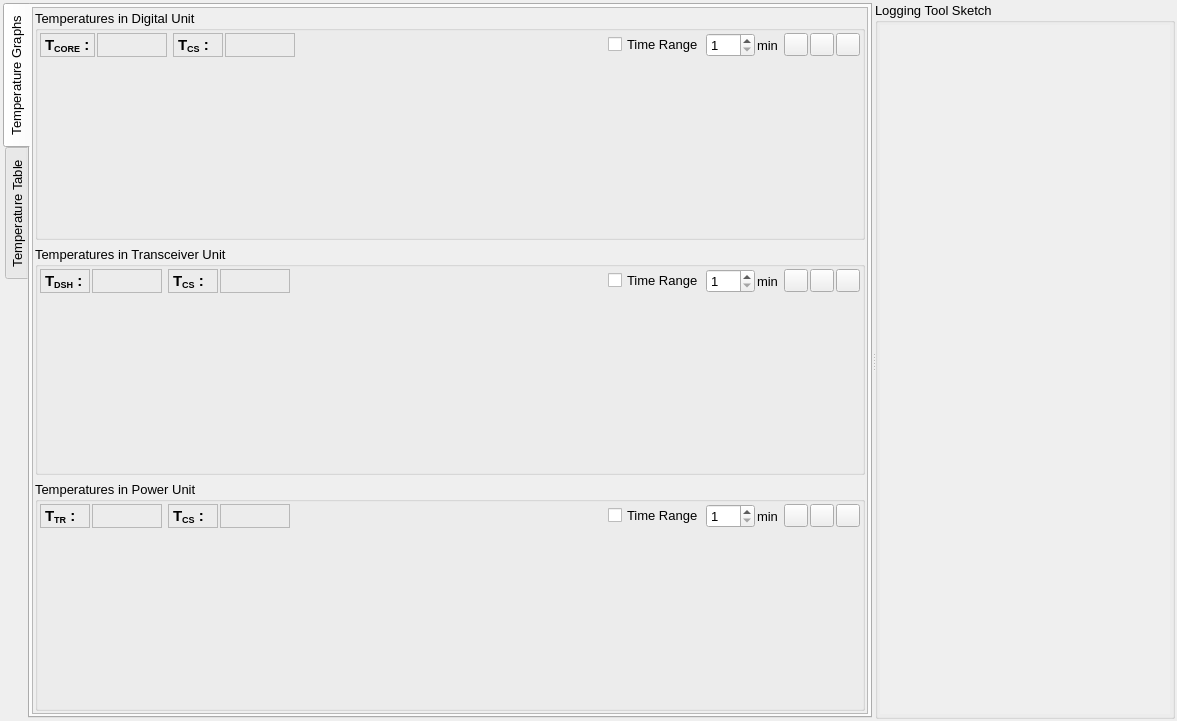
<?xml version="1.0" encoding="UTF-8"?>
<ui version="4.0">
 <class>MonitoringWidget</class>
 <widget class="QWidget" name="MonitoringWidget">
  <property name="geometry">
   <rect>
    <x>0</x>
    <y>0</y>
    <width>1177</width>
    <height>721</height>
   </rect>
  </property>
  <property name="windowTitle">
   <string>Form</string>
  </property>
  <layout class="QGridLayout" name="gridLayout_9">
   <property name="leftMargin">
    <number>2</number>
   </property>
   <property name="topMargin">
    <number>2</number>
   </property>
   <property name="rightMargin">
    <number>2</number>
   </property>
   <property name="bottomMargin">
    <number>2</number>
   </property>
   <property name="verticalSpacing">
    <number>2</number>
   </property>
   <item row="0" column="0">
    <widget class="QSplitter" name="splitter">
     <property name="frameShape">
      <enum>QFrame::NoFrame</enum>
     </property>
     <property name="orientation">
      <enum>Qt::Horizontal</enum>
     </property>
     <property name="handleWidth">
      <number>2</number>
     </property>
     <widget class="QFrame" name="frame_2">
      <property name="sizePolicy">
       <sizepolicy hsizetype="Preferred" vsizetype="Preferred">
        <horstretch>0</horstretch>
        <verstretch>0</verstretch>
       </sizepolicy>
      </property>
      <property name="frameShape">
       <enum>QFrame::NoFrame</enum>
      </property>
      <property name="frameShadow">
       <enum>QFrame::Raised</enum>
      </property>
      <layout class="QGridLayout" name="gridLayout">
       <property name="leftMargin">
        <number>1</number>
       </property>
       <property name="topMargin">
        <number>1</number>
       </property>
       <property name="rightMargin">
        <number>1</number>
       </property>
       <property name="bottomMargin">
        <number>1</number>
       </property>
       <property name="verticalSpacing">
        <number>2</number>
       </property>
       <item row="1" column="1">
        <widget class="QTabWidget" name="tabWidget">
         <property name="font">
          <font>
           <pointsize>10</pointsize>
          </font>
         </property>
         <property name="tabPosition">
          <enum>QTabWidget::West</enum>
         </property>
         <property name="currentIndex">
          <number>0</number>
         </property>
         <widget class="QWidget" name="tabTempPlots">
          <property name="font">
           <font>
            <pointsize>8</pointsize>
           </font>
          </property>
          <attribute name="title">
           <string>Temperature Graphs</string>
          </attribute>
          <layout class="QGridLayout" name="gridLayout_10">
           <property name="leftMargin">
            <number>2</number>
           </property>
           <property name="topMargin">
            <number>2</number>
           </property>
           <property name="rightMargin">
            <number>2</number>
           </property>
           <property name="bottomMargin">
            <number>2</number>
           </property>
           <property name="verticalSpacing">
            <number>2</number>
           </property>
           <item row="0" column="0">
            <widget class="QScrollArea" name="scrollArea_2">
             <property name="frameShape">
              <enum>QFrame::StyledPanel</enum>
             </property>
             <property name="frameShadow">
              <enum>QFrame::Plain</enum>
             </property>
             <property name="widgetResizable">
              <bool>true</bool>
             </property>
             <widget class="QWidget" name="scrollAreaWidgetContents_2">
              <property name="geometry">
               <rect>
                <x>0</x>
                <y>0</y>
                <width>743</width>
                <height>703</height>
               </rect>
              </property>
              <layout class="QGridLayout" name="gridLayout_11">
               <property name="leftMargin">
                <number>2</number>
               </property>
               <property name="topMargin">
                <number>2</number>
               </property>
               <property name="rightMargin">
                <number>2</number>
               </property>
               <property name="bottomMargin">
                <number>2</number>
               </property>
               <item row="0" column="0">
                <widget class="QGroupBox" name="gboxTempDU">
                 <property name="sizePolicy">
                  <sizepolicy hsizetype="Preferred" vsizetype="Expanding">
                   <horstretch>0</horstretch>
                   <verstretch>0</verstretch>
                  </sizepolicy>
                 </property>
                 <property name="maximumSize">
                  <size>
                   <width>16777215</width>
                   <height>16777215</height>
                  </size>
                 </property>
                 <property name="font">
                  <font>
                   <pointsize>10</pointsize>
                  </font>
                 </property>
                 <property name="title">
                  <string>Temperatures in Digital Unit</string>
                 </property>
                 <layout class="QGridLayout" name="gridLayout_2">
                  <property name="leftMargin">
                   <number>2</number>
                  </property>
                  <property name="topMargin">
                   <number>2</number>
                  </property>
                  <property name="rightMargin">
                   <number>2</number>
                  </property>
                  <property name="bottomMargin">
                   <number>2</number>
                  </property>
                  <property name="verticalSpacing">
                   <number>2</number>
                  </property>
                  <item row="0" column="0">
                   <layout class="QHBoxLayout" name="horizontalLayout_2">
                    <property name="spacing">
                     <number>2</number>
                    </property>
                    <item>
                     <widget class="QLabel" name="lblDUT1">
                      <property name="minimumSize">
                       <size>
                        <width>50</width>
                        <height>0</height>
                       </size>
                      </property>
                      <property name="font">
                       <font>
                        <pointsize>11</pointsize>
                        <weight>75</weight>
                        <bold>true</bold>
                       </font>
                      </property>
                      <property name="frameShape">
                       <enum>QFrame::StyledPanel</enum>
                      </property>
                      <property name="text">
                       <string>T&lt;sub&gt;CORE&lt;/sub&gt; :</string>
                      </property>
                     </widget>
                    </item>
                    <item>
                     <widget class="QLabel" name="lbl_DUT1">
                      <property name="minimumSize">
                       <size>
                        <width>70</width>
                        <height>0</height>
                       </size>
                      </property>
                      <property name="maximumSize">
                       <size>
                        <width>100</width>
                        <height>16777215</height>
                       </size>
                      </property>
                      <property name="font">
                       <font>
                        <pointsize>11</pointsize>
                       </font>
                      </property>
                      <property name="frameShape">
                       <enum>QFrame::StyledPanel</enum>
                      </property>
                      <property name="text">
                       <string/>
                      </property>
                      <property name="alignment">
                       <set>Qt::AlignRight|Qt::AlignTrailing|Qt::AlignVCenter</set>
                      </property>
                     </widget>
                    </item>
                   </layout>
                  </item>
                  <item row="0" column="1">
                   <layout class="QHBoxLayout" name="horizontalLayout_3">
                    <property name="spacing">
                     <number>2</number>
                    </property>
                    <item>
                     <widget class="QLabel" name="lblDUT2">
                      <property name="minimumSize">
                       <size>
                        <width>50</width>
                        <height>0</height>
                       </size>
                      </property>
                      <property name="font">
                       <font>
                        <pointsize>11</pointsize>
                        <weight>75</weight>
                        <bold>true</bold>
                       </font>
                      </property>
                      <property name="frameShape">
                       <enum>QFrame::StyledPanel</enum>
                      </property>
                      <property name="text">
                       <string>T&lt;sub&gt;CS&lt;/sub&gt; :</string>
                      </property>
                     </widget>
                    </item>
                    <item>
                     <widget class="QLabel" name="lbl_DUT2">
                      <property name="minimumSize">
                       <size>
                        <width>70</width>
                        <height>0</height>
                       </size>
                      </property>
                      <property name="maximumSize">
                       <size>
                        <width>100</width>
                        <height>16777215</height>
                       </size>
                      </property>
                      <property name="font">
                       <font>
                        <pointsize>11</pointsize>
                       </font>
                      </property>
                      <property name="frameShape">
                       <enum>QFrame::StyledPanel</enum>
                      </property>
                      <property name="text">
                       <string/>
                      </property>
                      <property name="alignment">
                       <set>Qt::AlignRight|Qt::AlignTrailing|Qt::AlignVCenter</set>
                      </property>
                     </widget>
                    </item>
                   </layout>
                  </item>
                  <item row="0" column="2">
                   <layout class="QHBoxLayout" name="horizontalLayout_10">
                    <property name="spacing">
                     <number>2</number>
                    </property>
                    <item>
                     <spacer name="horizontalSpacer">
                      <property name="orientation">
                       <enum>Qt::Horizontal</enum>
                      </property>
                      <property name="sizeHint" stdset="0">
                       <size>
                        <width>40</width>
                        <height>20</height>
                       </size>
                      </property>
                     </spacer>
                    </item>
                    <item>
                     <widget class="QCheckBox" name="chboxTimeDU">
                      <property name="text">
                       <string>Time Range</string>
                      </property>
                     </widget>
                    </item>
                    <item>
                     <widget class="QSpinBox" name="sbxTimeDU">
                      <property name="minimum">
                       <number>1</number>
                      </property>
                      <property name="maximum">
                       <number>999</number>
                      </property>
                     </widget>
                    </item>
                    <item>
                     <widget class="QLabel" name="lblDUminuts">
                      <property name="text">
                       <string>min</string>
                      </property>
                     </widget>
                    </item>
                   </layout>
                  </item>
                  <item row="0" column="3">
                   <layout class="QHBoxLayout" name="horizontalLayout">
                    <property name="spacing">
                     <number>2</number>
                    </property>
                    <item>
                     <widget class="QToolButton" name="tbtZoomDU">
                      <property name="toolTip">
                       <string>Default Scale</string>
                      </property>
                      <property name="text">
                       <string/>
                      </property>
                     </widget>
                    </item>
                    <item>
                     <widget class="QToolButton" name="tbtZoomInDU">
                      <property name="toolTip">
                       <string>Zoom In</string>
                      </property>
                      <property name="text">
                       <string/>
                      </property>
                      <property name="iconSize">
                       <size>
                        <width>16</width>
                        <height>16</height>
                       </size>
                      </property>
                     </widget>
                    </item>
                    <item>
                     <widget class="QToolButton" name="tbtZoomOutDU">
                      <property name="toolTip">
                       <string>Zoom Out</string>
                      </property>
                      <property name="text">
                       <string/>
                      </property>
                     </widget>
                    </item>
                   </layout>
                  </item>
                  <item row="1" column="0" colspan="4">
                   <widget class="QwtPlot" name="qwtPlotDUT">
                    <property name="sizePolicy">
                     <sizepolicy hsizetype="Preferred" vsizetype="Ignored">
                      <horstretch>0</horstretch>
                      <verstretch>0</verstretch>
                     </sizepolicy>
                    </property>
                    <property name="minimumSize">
                     <size>
                      <width>0</width>
                      <height>0</height>
                     </size>
                    </property>
                    <property name="font">
                     <font>
                      <pointsize>10</pointsize>
                     </font>
                    </property>
                   </widget>
                  </item>
                 </layout>
                </widget>
               </item>
               <item row="1" column="0">
                <widget class="QGroupBox" name="gboxTempTU">
                 <property name="sizePolicy">
                  <sizepolicy hsizetype="Preferred" vsizetype="Expanding">
                   <horstretch>0</horstretch>
                   <verstretch>0</verstretch>
                  </sizepolicy>
                 </property>
                 <property name="maximumSize">
                  <size>
                   <width>16777215</width>
                   <height>16777215</height>
                  </size>
                 </property>
                 <property name="font">
                  <font>
                   <pointsize>10</pointsize>
                  </font>
                 </property>
                 <property name="title">
                  <string>Temperatures in Transceiver Unit</string>
                 </property>
                 <layout class="QGridLayout" name="gridLayout_3">
                  <property name="leftMargin">
                   <number>2</number>
                  </property>
                  <property name="topMargin">
                   <number>2</number>
                  </property>
                  <property name="rightMargin">
                   <number>2</number>
                  </property>
                  <property name="bottomMargin">
                   <number>2</number>
                  </property>
                  <property name="horizontalSpacing">
                   <number>6</number>
                  </property>
                  <property name="verticalSpacing">
                   <number>2</number>
                  </property>
                  <item row="0" column="0">
                   <layout class="QHBoxLayout" name="horizontalLayout_5">
                    <property name="spacing">
                     <number>2</number>
                    </property>
                    <item>
                     <widget class="QLabel" name="lblTUT1">
                      <property name="minimumSize">
                       <size>
                        <width>50</width>
                        <height>0</height>
                       </size>
                      </property>
                      <property name="font">
                       <font>
                        <pointsize>11</pointsize>
                        <weight>75</weight>
                        <bold>true</bold>
                       </font>
                      </property>
                      <property name="frameShape">
                       <enum>QFrame::StyledPanel</enum>
                      </property>
                      <property name="text">
                       <string>T&lt;sub&gt;DSH&lt;/sub&gt; :</string>
                      </property>
                     </widget>
                    </item>
                    <item>
                     <widget class="QLabel" name="lbl_TUT1">
                      <property name="minimumSize">
                       <size>
                        <width>70</width>
                        <height>0</height>
                       </size>
                      </property>
                      <property name="maximumSize">
                       <size>
                        <width>100</width>
                        <height>16777215</height>
                       </size>
                      </property>
                      <property name="font">
                       <font>
                        <pointsize>11</pointsize>
                       </font>
                      </property>
                      <property name="frameShape">
                       <enum>QFrame::StyledPanel</enum>
                      </property>
                      <property name="text">
                       <string/>
                      </property>
                      <property name="alignment">
                       <set>Qt::AlignRight|Qt::AlignTrailing|Qt::AlignVCenter</set>
                      </property>
                     </widget>
                    </item>
                   </layout>
                  </item>
                  <item row="0" column="1">
                   <layout class="QHBoxLayout" name="horizontalLayout_4">
                    <property name="spacing">
                     <number>2</number>
                    </property>
                    <item>
                     <widget class="QLabel" name="lblTUT2">
                      <property name="minimumSize">
                       <size>
                        <width>50</width>
                        <height>0</height>
                       </size>
                      </property>
                      <property name="font">
                       <font>
                        <pointsize>11</pointsize>
                        <weight>75</weight>
                        <bold>true</bold>
                       </font>
                      </property>
                      <property name="frameShape">
                       <enum>QFrame::StyledPanel</enum>
                      </property>
                      <property name="text">
                       <string>T&lt;sub&gt;CS&lt;/sub&gt; :</string>
                      </property>
                     </widget>
                    </item>
                    <item>
                     <widget class="QLabel" name="lbl_TUT2">
                      <property name="minimumSize">
                       <size>
                        <width>70</width>
                        <height>0</height>
                       </size>
                      </property>
                      <property name="maximumSize">
                       <size>
                        <width>100</width>
                        <height>16777215</height>
                       </size>
                      </property>
                      <property name="font">
                       <font>
                        <pointsize>11</pointsize>
                       </font>
                      </property>
                      <property name="frameShape">
                       <enum>QFrame::StyledPanel</enum>
                      </property>
                      <property name="text">
                       <string/>
                      </property>
                      <property name="alignment">
                       <set>Qt::AlignRight|Qt::AlignTrailing|Qt::AlignVCenter</set>
                      </property>
                     </widget>
                    </item>
                   </layout>
                  </item>
                  <item row="0" column="2">
                   <layout class="QHBoxLayout" name="horizontalLayout_11">
                    <property name="spacing">
                     <number>2</number>
                    </property>
                    <item>
                     <spacer name="horizontalSpacer_2">
                      <property name="orientation">
                       <enum>Qt::Horizontal</enum>
                      </property>
                      <property name="sizeHint" stdset="0">
                       <size>
                        <width>40</width>
                        <height>20</height>
                       </size>
                      </property>
                     </spacer>
                    </item>
                    <item>
                     <widget class="QCheckBox" name="chboxTimeTU">
                      <property name="text">
                       <string>Time Range</string>
                      </property>
                     </widget>
                    </item>
                    <item>
                     <widget class="QSpinBox" name="sbxTimeTU">
                      <property name="minimum">
                       <number>1</number>
                      </property>
                      <property name="maximum">
                       <number>999</number>
                      </property>
                     </widget>
                    </item>
                    <item>
                     <widget class="QLabel" name="lblTUminuts">
                      <property name="text">
                       <string>min</string>
                      </property>
                     </widget>
                    </item>
                   </layout>
                  </item>
                  <item row="0" column="3">
                   <layout class="QHBoxLayout" name="horizontalLayout_6">
                    <property name="spacing">
                     <number>2</number>
                    </property>
                    <item>
                     <widget class="QToolButton" name="tbtZoomTU">
                      <property name="toolTip">
                       <string>Default Scale</string>
                      </property>
                      <property name="text">
                       <string/>
                      </property>
                     </widget>
                    </item>
                    <item>
                     <widget class="QToolButton" name="tbtZoomInTU">
                      <property name="toolTip">
                       <string>Zoom In</string>
                      </property>
                      <property name="text">
                       <string/>
                      </property>
                     </widget>
                    </item>
                    <item>
                     <widget class="QToolButton" name="tbtZoomOutTU">
                      <property name="toolTip">
                       <string>Zoom Out</string>
                      </property>
                      <property name="text">
                       <string/>
                      </property>
                     </widget>
                    </item>
                   </layout>
                  </item>
                  <item row="1" column="0" colspan="4">
                   <widget class="QwtPlot" name="qwtPlotTUT">
                    <property name="sizePolicy">
                     <sizepolicy hsizetype="Preferred" vsizetype="Ignored">
                      <horstretch>0</horstretch>
                      <verstretch>0</verstretch>
                     </sizepolicy>
                    </property>
                    <property name="minimumSize">
                     <size>
                      <width>0</width>
                      <height>0</height>
                     </size>
                    </property>
                   </widget>
                  </item>
                 </layout>
                </widget>
               </item>
               <item row="2" column="0">
                <widget class="QGroupBox" name="gboxTempPU">
                 <property name="sizePolicy">
                  <sizepolicy hsizetype="Preferred" vsizetype="Expanding">
                   <horstretch>0</horstretch>
                   <verstretch>0</verstretch>
                  </sizepolicy>
                 </property>
                 <property name="maximumSize">
                  <size>
                   <width>16777215</width>
                   <height>16777215</height>
                  </size>
                 </property>
                 <property name="font">
                  <font>
                   <pointsize>10</pointsize>
                  </font>
                 </property>
                 <property name="title">
                  <string>Temperatures in Power Unit</string>
                 </property>
                 <layout class="QGridLayout" name="gridLayout_4">
                  <property name="leftMargin">
                   <number>2</number>
                  </property>
                  <property name="topMargin">
                   <number>2</number>
                  </property>
                  <property name="rightMargin">
                   <number>2</number>
                  </property>
                  <property name="bottomMargin">
                   <number>2</number>
                  </property>
                  <property name="verticalSpacing">
                   <number>2</number>
                  </property>
                  <item row="0" column="0">
                   <layout class="QHBoxLayout" name="horizontalLayout_8">
                    <property name="spacing">
                     <number>2</number>
                    </property>
                    <item>
                     <widget class="QLabel" name="lblPUT1">
                      <property name="minimumSize">
                       <size>
                        <width>50</width>
                        <height>0</height>
                       </size>
                      </property>
                      <property name="font">
                       <font>
                        <pointsize>11</pointsize>
                        <weight>75</weight>
                        <bold>true</bold>
                       </font>
                      </property>
                      <property name="frameShape">
                       <enum>QFrame::StyledPanel</enum>
                      </property>
                      <property name="text">
                       <string>T&lt;sub&gt;TR&lt;/sub&gt; :</string>
                      </property>
                     </widget>
                    </item>
                    <item>
                     <widget class="QLabel" name="lbl_PUT1">
                      <property name="minimumSize">
                       <size>
                        <width>70</width>
                        <height>0</height>
                       </size>
                      </property>
                      <property name="maximumSize">
                       <size>
                        <width>100</width>
                        <height>16777215</height>
                       </size>
                      </property>
                      <property name="font">
                       <font>
                        <pointsize>11</pointsize>
                       </font>
                      </property>
                      <property name="frameShape">
                       <enum>QFrame::StyledPanel</enum>
                      </property>
                      <property name="text">
                       <string/>
                      </property>
                      <property name="alignment">
                       <set>Qt::AlignRight|Qt::AlignTrailing|Qt::AlignVCenter</set>
                      </property>
                     </widget>
                    </item>
                   </layout>
                  </item>
                  <item row="0" column="1">
                   <layout class="QHBoxLayout" name="horizontalLayout_7">
                    <property name="spacing">
                     <number>2</number>
                    </property>
                    <item>
                     <widget class="QLabel" name="lblPUT2">
                      <property name="minimumSize">
                       <size>
                        <width>50</width>
                        <height>0</height>
                       </size>
                      </property>
                      <property name="font">
                       <font>
                        <pointsize>11</pointsize>
                        <weight>75</weight>
                        <bold>true</bold>
                       </font>
                      </property>
                      <property name="frameShape">
                       <enum>QFrame::StyledPanel</enum>
                      </property>
                      <property name="text">
                       <string>T&lt;sub&gt;CS&lt;/sub&gt; :</string>
                      </property>
                     </widget>
                    </item>
                    <item>
                     <widget class="QLabel" name="lbl_PUT2">
                      <property name="minimumSize">
                       <size>
                        <width>70</width>
                        <height>0</height>
                       </size>
                      </property>
                      <property name="maximumSize">
                       <size>
                        <width>100</width>
                        <height>16777215</height>
                       </size>
                      </property>
                      <property name="font">
                       <font>
                        <pointsize>11</pointsize>
                       </font>
                      </property>
                      <property name="frameShape">
                       <enum>QFrame::StyledPanel</enum>
                      </property>
                      <property name="text">
                       <string/>
                      </property>
                      <property name="alignment">
                       <set>Qt::AlignRight|Qt::AlignTrailing|Qt::AlignVCenter</set>
                      </property>
                     </widget>
                    </item>
                   </layout>
                  </item>
                  <item row="0" column="2">
                   <layout class="QHBoxLayout" name="horizontalLayout_13">
                    <property name="spacing">
                     <number>2</number>
                    </property>
                    <item>
                     <spacer name="horizontalSpacer_3">
                      <property name="orientation">
                       <enum>Qt::Horizontal</enum>
                      </property>
                      <property name="sizeHint" stdset="0">
                       <size>
                        <width>40</width>
                        <height>20</height>
                       </size>
                      </property>
                     </spacer>
                    </item>
                    <item>
                     <widget class="QCheckBox" name="chboxTimePU">
                      <property name="text">
                       <string>Time Range</string>
                      </property>
                     </widget>
                    </item>
                    <item>
                     <widget class="QSpinBox" name="sbxTimePU">
                      <property name="minimum">
                       <number>1</number>
                      </property>
                      <property name="maximum">
                       <number>999</number>
                      </property>
                     </widget>
                    </item>
                    <item>
                     <widget class="QLabel" name="lblPUminuts">
                      <property name="text">
                       <string>min</string>
                      </property>
                     </widget>
                    </item>
                   </layout>
                  </item>
                  <item row="0" column="3">
                   <layout class="QHBoxLayout" name="horizontalLayout_12">
                    <property name="spacing">
                     <number>2</number>
                    </property>
                    <item>
                     <widget class="QToolButton" name="tbtZoomPU">
                      <property name="toolTip">
                       <string>Default Scale</string>
                      </property>
                      <property name="text">
                       <string/>
                      </property>
                     </widget>
                    </item>
                    <item>
                     <widget class="QToolButton" name="tbtZoomInPU">
                      <property name="toolTip">
                       <string>Zoom In</string>
                      </property>
                      <property name="text">
                       <string/>
                      </property>
                     </widget>
                    </item>
                    <item>
                     <widget class="QToolButton" name="tbtZoomOutPU">
                      <property name="toolTip">
                       <string>Zoom Out</string>
                      </property>
                      <property name="text">
                       <string/>
                      </property>
                     </widget>
                    </item>
                   </layout>
                  </item>
                  <item row="1" column="0" colspan="4">
                   <widget class="QwtPlot" name="qwtPlotPUT">
                    <property name="sizePolicy">
                     <sizepolicy hsizetype="Preferred" vsizetype="Ignored">
                      <horstretch>0</horstretch>
                      <verstretch>0</verstretch>
                     </sizepolicy>
                    </property>
                    <property name="minimumSize">
                     <size>
                      <width>0</width>
                      <height>0</height>
                     </size>
                    </property>
                   </widget>
                  </item>
                 </layout>
                </widget>
               </item>
              </layout>
             </widget>
            </widget>
           </item>
          </layout>
         </widget>
         <widget class="QWidget" name="tabTempTable">
          <attribute name="title">
           <string>Temperature Table</string>
          </attribute>
          <layout class="QGridLayout" name="gridLayout_6">
           <property name="leftMargin">
            <number>2</number>
           </property>
           <property name="topMargin">
            <number>2</number>
           </property>
           <property name="rightMargin">
            <number>2</number>
           </property>
           <property name="bottomMargin">
            <number>2</number>
           </property>
           <property name="verticalSpacing">
            <number>2</number>
           </property>
           <item row="0" column="0">
            <widget class="QGroupBox" name="gboxSensors">
             <property name="minimumSize">
              <size>
               <width>300</width>
               <height>0</height>
              </size>
             </property>
             <property name="font">
              <font>
               <pointsize>10</pointsize>
              </font>
             </property>
             <property name="title">
              <string>Sensors</string>
             </property>
             <layout class="QGridLayout" name="gridLayout_7">
              <property name="leftMargin">
               <number>2</number>
              </property>
              <property name="topMargin">
               <number>2</number>
              </property>
              <property name="rightMargin">
               <number>2</number>
              </property>
              <property name="bottomMargin">
               <number>2</number>
              </property>
              <item row="0" column="0">
               <widget class="QTreeWidget" name="treeWidget">
                <column>
                 <property name="text">
                  <string notr="true">1</string>
                 </property>
                </column>
               </widget>
              </item>
             </layout>
            </widget>
           </item>
          </layout>
         </widget>
        </widget>
       </item>
      </layout>
     </widget>
     <widget class="QGroupBox" name="gboxSketch">
      <property name="sizePolicy">
       <sizepolicy hsizetype="Preferred" vsizetype="Preferred">
        <horstretch>0</horstretch>
        <verstretch>0</verstretch>
       </sizepolicy>
      </property>
      <property name="minimumSize">
       <size>
        <width>300</width>
        <height>0</height>
       </size>
      </property>
      <property name="font">
       <font>
        <pointsize>10</pointsize>
       </font>
      </property>
      <property name="title">
       <string>Logging Tool Sketch</string>
      </property>
      <layout class="QGridLayout" name="gridLayout_5">
       <property name="leftMargin">
        <number>2</number>
       </property>
       <property name="topMargin">
        <number>2</number>
       </property>
       <property name="rightMargin">
        <number>2</number>
       </property>
       <property name="bottomMargin">
        <number>2</number>
       </property>
       <item row="0" column="1">
        <widget class="QScrollArea" name="scrollArea">
         <property name="frameShape">
          <enum>QFrame::NoFrame</enum>
         </property>
         <property name="frameShadow">
          <enum>QFrame::Plain</enum>
         </property>
         <property name="widgetResizable">
          <bool>true</bool>
         </property>
         <widget class="QWidget" name="scrollAreaWidgetContents">
          <property name="geometry">
           <rect>
            <x>0</x>
            <y>0</y>
            <width>385</width>
            <height>695</height>
           </rect>
          </property>
          <layout class="QGridLayout" name="gridLayout_8">
           <property name="leftMargin">
            <number>2</number>
           </property>
           <property name="topMargin">
            <number>5</number>
           </property>
           <property name="rightMargin">
            <number>2</number>
           </property>
           <property name="bottomMargin">
            <number>5</number>
           </property>
          </layout>
         </widget>
        </widget>
       </item>
      </layout>
     </widget>
    </widget>
   </item>
  </layout>
 </widget>
 <customwidgets>
  <customwidget>
   <class>QwtPlot</class>
   <extends>QFrame</extends>
   <header>qwt_plot.h</header>
   <container>1</container>
  </customwidget>
 </customwidgets>
 <resources/>
 <connections/>
</ui>
